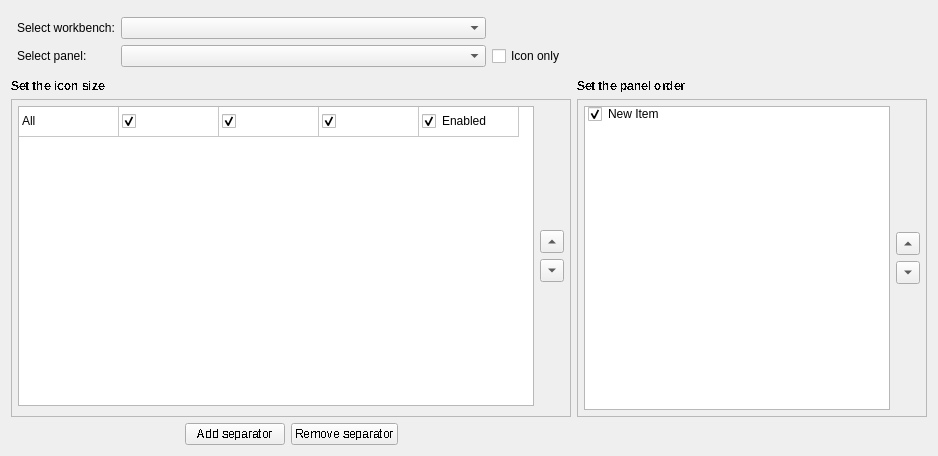
           <widget class="QWidget" name="RibbonDesign">
            <property name="sizePolicy">
             <sizepolicy hsizetype="MinimumExpanding" vsizetype="Preferred">
              <horstretch>0</horstretch>
              <verstretch>0</verstretch>
             </sizepolicy>
            </property>
            <property name="minimumSize">
             <size>
              <width>900</width>
              <height>0</height>
             </size>
            </property>
            <property name="sizeIncrement">
             <size>
              <width>10</width>
              <height>0</height>
             </size>
            </property>
            <property name="baseSize">
             <size>
              <width>900</width>
              <height>0</height>
             </size>
            </property>
            <property name="autoFillBackground">
             <bool>true</bool>
            </property>
            <attribute name="title">
             <string>Ribbon design</string>
            </attribute>
            <layout class="QGridLayout" name="gridLayout_15">
             <item row="1" column="0">
              <layout class="QGridLayout" name="gridLayout_16" columnminimumwidth="0">
               <property name="sizeConstraint">
                <enum>QLayout::SizeConstraint::SetMinimumSize</enum>
               </property>
               <item row="0" column="0">
                <widget class="QLabel" name="label_12">
                 <property name="font">
                  <font>
                   <bold>true</bold>
                   <stylestrategy>NoAntialias</stylestrategy>
                  </font>
                 </property>
                 <property name="text">
                  <string>Set the icon size</string>
                 </property>
                </widget>
               </item>
               <item row="1" column="0">
                <widget class="QFrame" name="frame">
                 <property name="sizePolicy">
                  <sizepolicy hsizetype="MinimumExpanding" vsizetype="Preferred">
                   <horstretch>0</horstretch>
                   <verstretch>0</verstretch>
                  </sizepolicy>
                 </property>
                 <property name="minimumSize">
                  <size>
                   <width>506</width>
                   <height>0</height>
                  </size>
                 </property>
                 <property name="frameShape">
                  <enum>QFrame::Shape::StyledPanel</enum>
                 </property>
                 <layout class="QGridLayout" name="gridLayout_14">
                  <property name="leftMargin">
                   <number>6</number>
                  </property>
                  <property name="topMargin">
                   <number>6</number>
                  </property>
                  <property name="rightMargin">
                   <number>6</number>
                  </property>
                  <property name="bottomMargin">
                   <number>10</number>
                  </property>
                  <item row="0" column="1">
                   <layout class="QVBoxLayout" name="verticalLayout">
                    <item>
                     <spacer name="verticalSpacer_9">
                      <property name="orientation">
                       <enum>Qt::Orientation::Vertical</enum>
                      </property>
                      <property name="sizeHint" stdset="0">
                       <size>
                        <width>20</width>
                        <height>40</height>
                       </size>
                      </property>
                     </spacer>
                    </item>
                    <item>
                     <widget class="QToolButton" name="MoveUp_RibbonCommand_RD">
                      <property name="toolTip">
                       <string>Move up</string>
                      </property>
                      <property name="text">
                       <string notr="true">...</string>
                      </property>
                      <property name="arrowType">
                       <enum>Qt::ArrowType::UpArrow</enum>
                      </property>
                     </widget>
                    </item>
                    <item>
                     <widget class="QToolButton" name="MoveDown_RibbonCommand_RD">
                      <property name="toolTip">
                       <string>Move down</string>
                      </property>
                      <property name="text">
                       <string notr="true">...</string>
                      </property>
                      <property name="arrowType">
                       <enum>Qt::ArrowType::DownArrow</enum>
                      </property>
                     </widget>
                    </item>
                    <item>
                     <spacer name="verticalSpacer_8">
                      <property name="orientation">
                       <enum>Qt::Orientation::Vertical</enum>
                      </property>
                      <property name="sizeHint" stdset="0">
                       <size>
                        <width>20</width>
                        <height>40</height>
                       </size>
                      </property>
                     </spacer>
                    </item>
                   </layout>
                  </item>
                  <item row="0" column="0">
                   <widget class="QTableWidget" name="CommandTable_RD">
                    <property name="sizePolicy">
                     <sizepolicy hsizetype="MinimumExpanding" vsizetype="Preferred">
                      <horstretch>0</horstretch>
                      <verstretch>0</verstretch>
                     </sizepolicy>
                    </property>
                    <property name="minimumSize">
                     <size>
                      <width>470</width>
                      <height>300</height>
                     </size>
                    </property>
                    <property name="sizeIncrement">
                     <size>
                      <width>5</width>
                      <height>5</height>
                     </size>
                    </property>
                    <property name="baseSize">
                     <size>
                      <width>300</width>
                      <height>500</height>
                     </size>
                    </property>
                    <property name="styleSheet">
                     <string notr="true">border-color: rgb(167, 167rgb(217, 217, 217), 167);</string>
                    </property>
                    <property name="frameShape">
                     <enum>QFrame::Shape::StyledPanel</enum>
                    </property>
                    <property name="frameShadow">
                     <enum>QFrame::Shadow::Plain</enum>
                    </property>
                    <property name="sizeAdjustPolicy">
                     <enum>QAbstractScrollArea::SizeAdjustPolicy::AdjustToContents</enum>
                    </property>
                    <property name="alternatingRowColors">
                     <bool>true</bool>
                    </property>
                    <property name="selectionMode">
                     <enum>QAbstractItemView::SelectionMode::SingleSelection</enum>
                    </property>
                    <property name="selectionBehavior">
                     <enum>QAbstractItemView::SelectionBehavior::SelectItems</enum>
                    </property>
                    <property name="iconSize">
                     <size>
                      <width>16</width>
                      <height>16</height>
                     </size>
                    </property>
                    <attribute name="horizontalHeaderVisible">
                     <bool>false</bool>
                    </attribute>
                    <attribute name="horizontalHeaderCascadingSectionResizes">
                     <bool>false</bool>
                    </attribute>
                    <attribute name="horizontalHeaderShowSortIndicator" stdset="0">
                     <bool>false</bool>
                    </attribute>
                    <attribute name="verticalHeaderVisible">
                     <bool>false</bool>
                    </attribute>
                    <row/>
                    <column>
                     <property name="text">
                      <string>Command</string>
                     </property>
                    </column>
                    <column>
                     <property name="text">
                      <string>Small</string>
                     </property>
                    </column>
                    <column>
                     <property name="text">
                      <string>Medium</string>
                     </property>
                    </column>
                    <column>
                     <property name="text">
                      <string>Large</string>
                     </property>
                    </column>
                    <column>
                     <property name="text">
                      <string>Enabled</string>
                     </property>
                    </column>
                    <item row="0" column="0">
                     <property name="text">
                      <string>All</string>
                     </property>
                     <property name="flags">
                      <set>ItemIsSelectable|ItemIsEnabled</set>
                     </property>
                    </item>
                    <item row="0" column="1">
                     <property name="text">
                      <string/>
                     </property>
                     <property name="textAlignment">
                      <set>AlignCenter</set>
                     </property>
                     <property name="background">
                      <brush brushstyle="NoBrush">
                       <color alpha="255">
                        <red>0</red>
                        <green>0</green>
                        <blue>0</blue>
                       </color>
                      </brush>
                     </property>
                     <property name="checkState">
                      <enum>Checked</enum>
                     </property>
                     <property name="flags">
                      <set>ItemIsSelectable|ItemIsUserCheckable|ItemIsEnabled</set>
                     </property>
                    </item>
                    <item row="0" column="2">
                     <property name="text">
                      <string/>
                     </property>
                     <property name="textAlignment">
                      <set>AlignCenter</set>
                     </property>
                     <property name="checkState">
                      <enum>Checked</enum>
                     </property>
                     <property name="flags">
                      <set>ItemIsSelectable|ItemIsUserCheckable|ItemIsEnabled</set>
                     </property>
                    </item>
                    <item row="0" column="3">
                     <property name="text">
                      <string/>
                     </property>
                     <property name="textAlignment">
                      <set>AlignCenter</set>
                     </property>
                     <property name="checkState">
                      <enum>Checked</enum>
                     </property>
                     <property name="flags">
                      <set>ItemIsSelectable|ItemIsUserCheckable|ItemIsEnabled</set>
                     </property>
                    </item>
                    <item row="0" column="4">
                     <property name="text">
                      <string>Enabled</string>
                     </property>
                     <property name="checkState">
                      <enum>Checked</enum>
                     </property>
                    </item>
                   </widget>
                  </item>
                 </layout>
                </widget>
               </item>
              </layout>
             </item>
             <item row="2" column="0">
              <layout class="QGridLayout" name="gridLayout_25">
               <item row="0" column="0">
                <spacer name="horizontalSpacer_4">
                 <property name="orientation">
                  <enum>Qt::Orientation::Horizontal</enum>
                 </property>
                 <property name="sizeHint" stdset="0">
                  <size>
                   <width>40</width>
                   <height>20</height>
                  </size>
                 </property>
                </spacer>
               </item>
               <item row="0" column="1">
                <widget class="QPushButton" name="AddSeparator_RD">
                 <property name="minimumSize">
                  <size>
                   <width>100</width>
                   <height>0</height>
                  </size>
                 </property>
                 <property name="font">
                  <font>
                   <bold>false</bold>
                   <stylestrategy>NoAntialias</stylestrategy>
                  </font>
                 </property>
                 <property name="text">
                  <string>Add separator</string>
                 </property>
                </widget>
               </item>
               <item row="0" column="2">
                <widget class="QPushButton" name="RemoveSeparator_RD">
                 <property name="minimumSize">
                  <size>
                   <width>100</width>
                   <height>0</height>
                  </size>
                 </property>
                 <property name="font">
                  <font>
                   <bold>false</bold>
                   <stylestrategy>NoAntialias</stylestrategy>
                  </font>
                 </property>
                 <property name="text">
                  <string>Remove separator</string>
                 </property>
                </widget>
               </item>
               <item row="0" column="3">
                <spacer name="horizontalSpacer_5">
                 <property name="orientation">
                  <enum>Qt::Orientation::Horizontal</enum>
                 </property>
                 <property name="sizeType">
                  <enum>QSizePolicy::Policy::Expanding</enum>
                 </property>
                 <property name="sizeHint" stdset="0">
                  <size>
                   <width>30</width>
                   <height>20</height>
                  </size>
                 </property>
                </spacer>
               </item>
              </layout>
             </item>
             <item row="1" column="1">
              <layout class="QGridLayout" name="gridLayout_19">
               <property name="sizeConstraint">
                <enum>QLayout::SizeConstraint::SetDefaultConstraint</enum>
               </property>
               <item row="0" column="0">
                <widget class="QLabel" name="label_4">
                 <property name="font">
                  <font>
                   <bold>true</bold>
                   <stylestrategy>NoAntialias</stylestrategy>
                  </font>
                 </property>
                 <property name="text">
                  <string>Set the panel order</string>
                 </property>
                </widget>
               </item>
               <item row="1" column="0">
                <widget class="QFrame" name="frame">
                 <property name="sizePolicy">
                  <sizepolicy hsizetype="MinimumExpanding" vsizetype="Preferred">
                   <horstretch>0</horstretch>
                   <verstretch>0</verstretch>
                  </sizepolicy>
                 </property>
                 <property name="minimumSize">
                  <size>
                   <width>350</width>
                   <height>0</height>
                  </size>
                 </property>
                 <property name="baseSize">
                  <size>
                   <width>350</width>
                   <height>0</height>
                  </size>
                 </property>
                 <property name="frameShape">
                  <enum>QFrame::Shape::StyledPanel</enum>
                 </property>
                 <property name="frameShadow">
                  <enum>QFrame::Shadow::Plain</enum>
                 </property>
                 <layout class="QGridLayout" name="gridLayout_13">
                  <property name="sizeConstraint">
                   <enum>QLayout::SizeConstraint::SetDefaultConstraint</enum>
                  </property>
                  <property name="leftMargin">
                   <number>6</number>
                  </property>
                  <property name="topMargin">
                   <number>6</number>
                  </property>
                  <property name="rightMargin">
                   <number>6</number>
                  </property>
                  <property name="bottomMargin">
                   <number>6</number>
                  </property>
                  <item row="1" column="0">
                   <widget class="QListWidget" name="PanelOrder_RD">
                    <property name="sizePolicy">
                     <sizepolicy hsizetype="MinimumExpanding" vsizetype="Expanding">
                      <horstretch>0</horstretch>
                      <verstretch>0</verstretch>
                     </sizepolicy>
                    </property>
                    <property name="minimumSize">
                     <size>
                      <width>300</width>
                      <height>0</height>
                     </size>
                    </property>
                    <property name="defaultDropAction">
                     <enum>Qt::DropAction::MoveAction</enum>
                    </property>
                    <property name="movement">
                     <enum>QListView::Movement::Free</enum>
                    </property>
                    <property name="sortingEnabled">
                     <bool>false</bool>
                    </property>
                    <item>
                     <property name="text">
                      <string>New Item</string>
                     </property>
                     <property name="checkState">
                      <enum>Checked</enum>
                     </property>
                    </item>
                   </widget>
                  </item>
                  <item row="1" column="1">
                   <layout class="QGridLayout" name="gridLayout_20">
                    <item row="0" column="0">
                     <spacer name="verticalSpacer_12">
                      <property name="orientation">
                       <enum>Qt::Orientation::Vertical</enum>
                      </property>
                      <property name="sizeHint" stdset="0">
                       <size>
                        <width>20</width>
                        <height>40</height>
                       </size>
                      </property>
                     </spacer>
                    </item>
                    <item row="1" column="0">
                     <widget class="QToolButton" name="MoveUpPanel_RD">
                      <property name="toolTip">
                       <string>Move up</string>
                      </property>
                      <property name="text">
                       <string notr="true">...</string>
                      </property>
                      <property name="arrowType">
                       <enum>Qt::ArrowType::UpArrow</enum>
                      </property>
                     </widget>
                    </item>
                    <item row="2" column="0">
                     <widget class="QToolButton" name="MoveDownPanel_RD">
                      <property name="toolTip">
                       <string>Move down</string>
                      </property>
                      <property name="text">
                       <string notr="true">...</string>
                      </property>
                      <property name="arrowType">
                       <enum>Qt::ArrowType::DownArrow</enum>
                      </property>
                     </widget>
                    </item>
                    <item row="3" column="0">
                     <spacer name="verticalSpacer_11">
                      <property name="orientation">
                       <enum>Qt::Orientation::Vertical</enum>
                      </property>
                      <property name="sizeHint" stdset="0">
                       <size>
                        <width>20</width>
                        <height>40</height>
                       </size>
                      </property>
                     </spacer>
                    </item>
                   </layout>
                  </item>
                 </layout>
                </widget>
               </item>
              </layout>
             </item>
             <item row="0" column="0">
              <layout class="QGridLayout" name="gridLayout_5">
               <property name="leftMargin">
                <number>6</number>
               </property>
               <property name="topMargin">
                <number>6</number>
               </property>
               <property name="rightMargin">
                <number>6</number>
               </property>
               <property name="bottomMargin">
                <number>6</number>
               </property>
               <item row="1" column="0">
                <widget class="QLabel" name="label_2">
                 <property name="text">
                  <string>Select panel:</string>
                 </property>
                </widget>
               </item>
               <item row="0" column="1">
                <widget class="QComboBox" name="WorkbenchList_RD">
                 <property name="sizePolicy">
                  <sizepolicy hsizetype="MinimumExpanding" vsizetype="Fixed">
                   <horstretch>0</horstretch>
                   <verstretch>0</verstretch>
                  </sizepolicy>
                 </property>
                 <property name="insertPolicy">
                  <enum>QComboBox::InsertPolicy::InsertAlphabetically</enum>
                 </property>
                </widget>
               </item>
               <item row="1" column="1">
                <widget class="QComboBox" name="PanelList_RD">
                 <property name="insertPolicy">
                  <enum>QComboBox::InsertPolicy::InsertAlphabetically</enum>
                 </property>
                </widget>
               </item>
               <item row="0" column="0">
                <widget class="QLabel" name="label">
                 <property name="text">
                  <string>Select workbench:</string>
                 </property>
                </widget>
               </item>
               <item row="1" column="2">
                <widget class="QCheckBox" name="IconOnly_RD">
                 <property name="text">
                  <string>Icon only</string>
                 </property>
                </widget>
               </item>
              </layout>
             </item>
            </layout>
           </widget>
